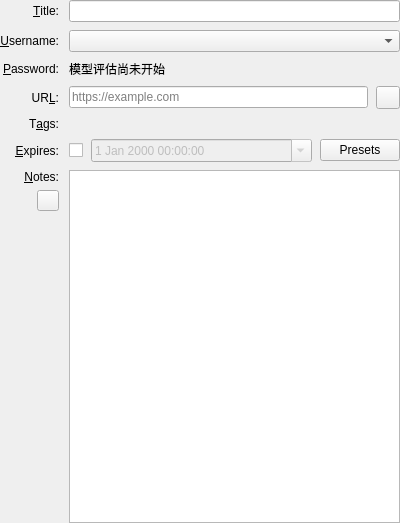
<?xml version="1.0" encoding="UTF-8"?>
<ui version="4.0">
 <class>EditEntryWidgetMain</class>
 <widget class="QScrollArea" name="EditEntryWidgetMain">
  <property name="geometry">
   <rect>
    <x>0</x>
    <y>0</y>
    <width>400</width>
    <height>523</height>
   </rect>
  </property>
  <property name="windowTitle">
   <string>Edit Entry</string>
  </property>
  <property name="frameShape">
   <enum>QFrame::NoFrame</enum>
  </property>
  <property name="frameShadow">
   <enum>QFrame::Plain</enum>
  </property>
  <property name="horizontalScrollBarPolicy">
   <enum>Qt::ScrollBarAlwaysOff</enum>
  </property>
  <property name="sizeAdjustPolicy">
   <enum>QAbstractScrollArea::AdjustToContents</enum>
  </property>
  <property name="widgetResizable">
   <bool>true</bool>
  </property>
  <widget class="QWidget" name="container">
   <property name="geometry">
    <rect>
     <x>0</x>
     <y>0</y>
     <width>400</width>
     <height>523</height>
    </rect>
   </property>
   <layout class="QGridLayout" name="gridLayout" columnstretch="0,1">
    <property name="leftMargin">
     <number>0</number>
    </property>
    <property name="topMargin">
     <number>0</number>
    </property>
    <property name="rightMargin">
     <number>0</number>
    </property>
    <property name="bottomMargin">
     <number>0</number>
    </property>
    <property name="horizontalSpacing">
     <number>10</number>
    </property>
    <property name="verticalSpacing">
     <number>8</number>
    </property>
    <item row="0" column="1">
     <widget class="QLineEdit" name="titleEdit">
      <property name="accessibleName">
       <string>Title field</string>
      </property>
     </widget>
    </item>
    <item row="1" column="0">
     <widget class="QLabel" name="usernameLabel">
      <property name="text">
       <string>&amp;Username:</string>
      </property>
      <property name="alignment">
       <set>Qt::AlignRight|Qt::AlignTrailing|Qt::AlignVCenter</set>
      </property>
      <property name="buddy">
       <cstring>usernameComboBox</cstring>
      </property>
     </widget>
    </item>
    <item row="2" column="1">
     <layout class="QVBoxLayout" name="riskPasswordLayout">
      <item><widget class="PasswordWidget" name="passwordEdit" native="true">
      <property name="focusPolicy">
       <enum>Qt::StrongFocus</enum>
      </property>
      <property name="accessibleName">
       <string>Password field</string>
      </property>
     </widget></item>
      <item><widget class="QLabel" name="riskFeedbackLabel">
       <property name="text"><string>模型评估尚未开始</string></property>
       <property name="wordWrap"><bool>true</bool></property>
      </widget></item>
     </layout>
    </item>
    <item row="8" column="1">
     <layout class="QVBoxLayout" name="verticalLayout_2">
      <item>
       <widget class="QPlainTextEdit" name="notesEdit">
        <property name="sizePolicy">
         <sizepolicy hsizetype="Expanding" vsizetype="Expanding">
          <horstretch>0</horstretch>
          <verstretch>1</verstretch>
         </sizepolicy>
        </property>
        <property name="minimumSize">
         <size>
          <width>0</width>
          <height>100</height>
         </size>
        </property>
        <property name="accessibleName">
         <string>Notes field</string>
        </property>
       </widget>
      </item>
     </layout>
    </item>
    <item row="0" column="0">
     <widget class="QLabel" name="titleLabel">
      <property name="text">
       <string>&amp;Title:</string>
      </property>
      <property name="alignment">
       <set>Qt::AlignRight|Qt::AlignTrailing|Qt::AlignVCenter</set>
      </property>
      <property name="buddy">
       <cstring>titleEdit</cstring>
      </property>
     </widget>
    </item>
    <item row="2" column="0">
     <widget class="QLabel" name="passwordLabel">
      <property name="text">
       <string>&amp;Password:</string>
      </property>
      <property name="alignment">
       <set>Qt::AlignRight|Qt::AlignTrailing|Qt::AlignVCenter</set>
      </property>
      <property name="buddy">
       <cstring>passwordEdit</cstring>
      </property>
     </widget>
    </item>
    <item row="1" column="1">
     <widget class="QComboBox" name="usernameComboBox">
      <property name="focusPolicy">
       <enum>Qt::StrongFocus</enum>
      </property>
      <property name="accessibleName">
       <string>Username field</string>
      </property>
     </widget>
    </item>
    <item row="5" column="1">
     <widget class="TagsEdit" name="tagsList" native="true">
      <property name="focusPolicy">
       <enum>Qt::StrongFocus</enum>
      </property>
      <property name="accessibleName">
       <string>Tags list</string>
      </property>
     </widget>
    </item>
    <item row="7" column="1">
     <layout class="QHBoxLayout" name="horizontalLayout_2" stretch="0,1,0">
      <property name="spacing">
       <number>8</number>
      </property>
      <item>
       <widget class="QCheckBox" name="expireCheck">
        <property name="toolTip">
         <string>Toggle expiration</string>
        </property>
        <property name="accessibleName">
         <string>Toggle expiration</string>
        </property>
        <property name="text">
         <string/>
        </property>
       </widget>
      </item>
      <item>
       <widget class="QDateTimeEdit" name="expireDatePicker">
        <property name="enabled">
         <bool>false</bool>
        </property>
        <property name="accessibleName">
         <string>Expiration field</string>
        </property>
        <property name="calendarPopup">
         <bool>true</bool>
        </property>
       </widget>
      </item>
      <item>
       <widget class="QPushButton" name="expirePresets">
        <property name="sizePolicy">
         <sizepolicy hsizetype="Fixed" vsizetype="Fixed">
          <horstretch>0</horstretch>
          <verstretch>0</verstretch>
         </sizepolicy>
        </property>
        <property name="toolTip">
         <string>Expiration Presets</string>
        </property>
        <property name="accessibleName">
         <string>Expiration presets</string>
        </property>
        <property name="text">
         <string>Presets</string>
        </property>
       </widget>
      </item>
     </layout>
    </item>
    <item row="3" column="0">
     <widget class="QLabel" name="urlLabel">
      <property name="text">
       <string>UR&amp;L:</string>
      </property>
      <property name="alignment">
       <set>Qt::AlignRight|Qt::AlignTrailing|Qt::AlignVCenter</set>
      </property>
      <property name="buddy">
       <cstring>urlEdit</cstring>
      </property>
     </widget>
    </item>
    <item row="3" column="1">
     <layout class="QHBoxLayout" name="horizontalLayout_6">
      <property name="spacing">
       <number>8</number>
      </property>
      <item>
       <widget class="URLEdit" name="urlEdit">
        <property name="accessibleName">
         <string>Url field</string>
        </property>
        <property name="placeholderText">
         <string notr="true">https://example.com</string>
        </property>
       </widget>
      </item>
      <item>
       <widget class="QToolButton" name="fetchFaviconButton">
        <property name="toolTip">
         <string>Download favicon for URL</string>
        </property>
        <property name="accessibleName">
         <string>Download favicon for URL</string>
        </property>
       </widget>
      </item>
     </layout>
    </item>
    <item row="8" column="0">
     <layout class="QVBoxLayout" name="verticalLayout">
      <item>
       <widget class="QLabel" name="notesLabel">
        <property name="text">
         <string>&amp;Notes:</string>
        </property>
        <property name="alignment">
         <set>Qt::AlignRight|Qt::AlignTrailing|Qt::AlignVCenter</set>
        </property>
        <property name="buddy">
         <cstring>notesEdit</cstring>
        </property>
       </widget>
      </item>
      <item>
       <layout class="QHBoxLayout" name="horizontalLayout_3">
        <property name="topMargin">
         <number>6</number>
        </property>
        <item>
         <spacer name="horizontalSpacer">
          <property name="orientation">
           <enum>Qt::Horizontal</enum>
          </property>
          <property name="sizeHint" stdset="0">
           <size>
            <width>5</width>
            <height>20</height>
           </size>
          </property>
         </spacer>
        </item>
        <item>
         <widget class="QToolButton" name="revealNotesButton">
          <property name="toolTip">
           <string>Toggle notes visibility</string>
          </property>
          <property name="accessibleName">
           <string>Toggle notes visibility</string>
          </property>
          <property name="iconSize">
           <size>
            <width>14</width>
            <height>14</height>
           </size>
          </property>
          <property name="checkable">
           <bool>true</bool>
          </property>
         </widget>
        </item>
       </layout>
      </item>
      <item>
       <spacer name="verticalSpacer">
        <property name="orientation">
         <enum>Qt::Vertical</enum>
        </property>
        <property name="sizeHint" stdset="0">
         <size>
          <width>20</width>
          <height>40</height>
         </size>
        </property>
       </spacer>
      </item>
     </layout>
    </item>
    <item row="5" column="0">
     <widget class="QLabel" name="tagsLabel">
      <property name="text">
       <string>T&amp;ags:</string>
      </property>
      <property name="alignment">
       <set>Qt::AlignRight|Qt::AlignTrailing|Qt::AlignVCenter</set>
      </property>
      <property name="buddy">
       <cstring>tagsList</cstring>
      </property>
     </widget>
    </item>
    <item row="7" column="0">
     <widget class="QLabel" name="expireLabel">
      <property name="text">
       <string>&amp;Expires:</string>
      </property>
      <property name="alignment">
       <set>Qt::AlignRight|Qt::AlignTrailing|Qt::AlignVCenter</set>
      </property>
      <property name="buddy">
       <cstring>expireCheck</cstring>
      </property>
     </widget>
    </item>
   </layout>
  </widget>
 </widget>
 <customwidgets>
  <customwidget>
   <class>TagsEdit</class>
   <extends>QWidget</extends>
   <header>gui/tag/TagsEdit.h</header>
   <container>1</container>
  </customwidget>
  <customwidget>
   <class>URLEdit</class>
   <extends>QLineEdit</extends>
   <header>gui/URLEdit.h</header>
   <container>1</container>
  </customwidget>
  <customwidget>
   <class>PasswordWidget</class>
   <extends>QWidget</extends>
   <header>gui/PasswordWidget.h</header>
   <container>1</container>
  </customwidget>
 </customwidgets>
 <tabstops>
  <tabstop>titleEdit</tabstop>
  <tabstop>usernameComboBox</tabstop>
  <tabstop>passwordEdit</tabstop>
  <tabstop>urlEdit</tabstop>
  <tabstop>fetchFaviconButton</tabstop>
  <tabstop>tagsList</tabstop>
  <tabstop>expireCheck</tabstop>
  <tabstop>expireDatePicker</tabstop>
  <tabstop>expirePresets</tabstop>
  <tabstop>revealNotesButton</tabstop>
  <tabstop>notesEdit</tabstop>
 </tabstops>
 <resources/>
 <connections/>
</ui>
